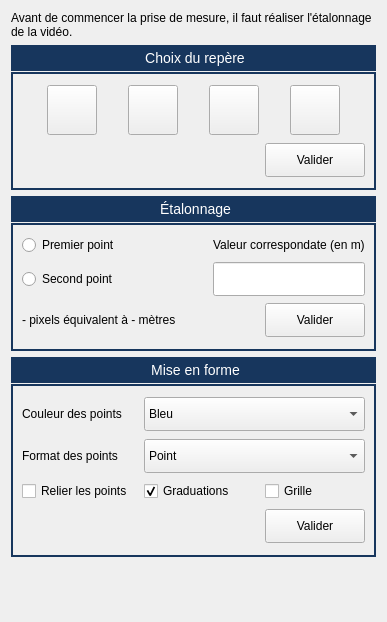
            <widget class="QWidget" name="scrollAreaWidgetContents_2">
             <property name="geometry">
              <rect>
               <x>0</x>
               <y>0</y>
               <width>387</width>
               <height>622</height>
              </rect>
             </property>
             <layout class="QVBoxLayout" name="verticalLayout_4">
              <item>
               <widget class="QLabel" name="label_3">
                <property name="sizePolicy">
                 <sizepolicy hsizetype="Expanding" vsizetype="Fixed">
                  <horstretch>0</horstretch>
                  <verstretch>0</verstretch>
                 </sizepolicy>
                </property>
                <property name="text">
                 <string>Avant de commencer la prise de mesure, il faut réaliser l'étalonnage de la vidéo.</string>
                </property>
                <property name="textFormat">
                 <enum>Qt::AutoText</enum>
                </property>
                <property name="scaledContents">
                 <bool>false</bool>
                </property>
                <property name="wordWrap">
                 <bool>true</bool>
                </property>
               </widget>
              </item>
              <item>
               <widget class="QGroupBox" name="repereBox">
                <property name="sizePolicy">
                 <sizepolicy hsizetype="Fixed" vsizetype="Fixed">
                  <horstretch>0</horstretch>
                  <verstretch>0</verstretch>
                 </sizepolicy>
                </property>
                <property name="minimumSize">
                 <size>
                  <width>365</width>
                  <height>145</height>
                 </size>
                </property>
                <property name="maximumSize">
                 <size>
                  <width>365</width>
                  <height>145</height>
                 </size>
                </property>
                <property name="styleSheet">
                 <string notr="true">QGroupBox {
    border: 2px solid gray;
    border-color: #FF17365D;
    margin-top: 27px;
    font-size: 14px;
    border-bottom-left-radius: 0px;
    border-bottom-right-radius: 0px;
}

QGroupBox::title {
    subcontrol-origin: margin;
    subcontrol-position: top center;
    border-top-left-radius: 0px;
    border-top-right-radius: 0px;
    padding: 5px 150px;
    background-color: #FF17365D;
    color: rgb(255, 255, 255);
}</string>
                </property>
                <property name="title">
                 <string>Choix du repère</string>
                </property>
                <layout class="QGridLayout" name="gridLayout_5">
                 <item row="1" column="1">
                  <widget class="QPushButton" name="repereButton">
                   <property name="sizePolicy">
                    <sizepolicy hsizetype="Fixed" vsizetype="Fixed">
                     <horstretch>0</horstretch>
                     <verstretch>0</verstretch>
                    </sizepolicy>
                   </property>
                   <property name="minimumSize">
                    <size>
                     <width>100</width>
                     <height>34</height>
                    </size>
                   </property>
                   <property name="text">
                    <string>Valider</string>
                   </property>
                  </widget>
                 </item>
                 <item row="1" column="0">
                  <spacer name="horizontalSpacer_2">
                   <property name="orientation">
                    <enum>Qt::Horizontal</enum>
                   </property>
                   <property name="sizeHint" stdset="0">
                    <size>
                     <width>40</width>
                     <height>20</height>
                    </size>
                   </property>
                  </spacer>
                 </item>
                 <item row="0" column="0" colspan="2">
                  <layout class="QHBoxLayout" name="horizontalLayout_2">
                   <item>
                    <widget class="QPushButton" name="axeButton_1">
                     <property name="sizePolicy">
                      <sizepolicy hsizetype="Fixed" vsizetype="Fixed">
                       <horstretch>0</horstretch>
                       <verstretch>0</verstretch>
                      </sizepolicy>
                     </property>
                     <property name="minimumSize">
                      <size>
                       <width>50</width>
                       <height>50</height>
                      </size>
                     </property>
                     <property name="text">
                      <string/>
                     </property>
                     <property name="iconSize">
                      <size>
                       <width>32</width>
                       <height>32</height>
                      </size>
                     </property>
                    </widget>
                   </item>
                   <item>
                    <widget class="QPushButton" name="axeButton_3">
                     <property name="sizePolicy">
                      <sizepolicy hsizetype="Fixed" vsizetype="Fixed">
                       <horstretch>0</horstretch>
                       <verstretch>0</verstretch>
                      </sizepolicy>
                     </property>
                     <property name="minimumSize">
                      <size>
                       <width>50</width>
                       <height>50</height>
                      </size>
                     </property>
                     <property name="text">
                      <string/>
                     </property>
                     <property name="iconSize">
                      <size>
                       <width>32</width>
                       <height>32</height>
                      </size>
                     </property>
                    </widget>
                   </item>
                   <item>
                    <widget class="QPushButton" name="axeButton_4">
                     <property name="sizePolicy">
                      <sizepolicy hsizetype="Fixed" vsizetype="Fixed">
                       <horstretch>0</horstretch>
                       <verstretch>0</verstretch>
                      </sizepolicy>
                     </property>
                     <property name="minimumSize">
                      <size>
                       <width>50</width>
                       <height>50</height>
                      </size>
                     </property>
                     <property name="text">
                      <string/>
                     </property>
                     <property name="iconSize">
                      <size>
                       <width>32</width>
                       <height>32</height>
                      </size>
                     </property>
                    </widget>
                   </item>
                   <item>
                    <widget class="QPushButton" name="axeButton_5">
                     <property name="sizePolicy">
                      <sizepolicy hsizetype="Fixed" vsizetype="Fixed">
                       <horstretch>0</horstretch>
                       <verstretch>0</verstretch>
                      </sizepolicy>
                     </property>
                     <property name="minimumSize">
                      <size>
                       <width>50</width>
                       <height>50</height>
                      </size>
                     </property>
                     <property name="text">
                      <string/>
                     </property>
                     <property name="iconSize">
                      <size>
                       <width>32</width>
                       <height>32</height>
                      </size>
                     </property>
                    </widget>
                   </item>
                  </layout>
                 </item>
                </layout>
               </widget>
              </item>
              <item>
               <widget class="QGroupBox" name="etalonBox">
                <property name="sizePolicy">
                 <sizepolicy hsizetype="Fixed" vsizetype="Fixed">
                  <horstretch>0</horstretch>
                  <verstretch>0</verstretch>
                 </sizepolicy>
                </property>
                <property name="minimumSize">
                 <size>
                  <width>365</width>
                  <height>155</height>
                 </size>
                </property>
                <property name="maximumSize">
                 <size>
                  <width>365</width>
                  <height>155</height>
                 </size>
                </property>
                <property name="styleSheet">
                 <string notr="true">QGroupBox {
    border: 2px solid gray;
    border-color: #FF17365D;
    margin-top: 27px;
    font-size: 14px;
    border-bottom-left-radius: 0px;
    border-bottom-right-radius: 0px;
}

QGroupBox::title {
    subcontrol-origin: margin;
    subcontrol-position: top center;
    border-top-left-radius: 0px;
    border-top-right-radius: 0px;
    padding: 5px 150px;
    background-color: #FF17365D;
    color: rgb(255, 255, 255);
}</string>
                </property>
                <property name="title">
                 <string>Étalonnage</string>
                </property>
                <layout class="QGridLayout" name="gridLayout_6">
                 <item row="0" column="2" colspan="2">
                  <widget class="QLabel" name="label_8">
                   <property name="text">
                    <string>Valeur correspondate (en m)</string>
                   </property>
                  </widget>
                 </item>
                 <item row="0" column="0">
                  <widget class="QRadioButton" name="firstPoint">
                   <property name="text">
                    <string>Premier point</string>
                   </property>
                   <attribute name="buttonGroup">
                    <string notr="true">buttonGroup</string>
                   </attribute>
                  </widget>
                 </item>
                 <item row="1" column="0">
                  <widget class="QRadioButton" name="secondPoint">
                   <property name="text">
                    <string>Second point</string>
                   </property>
                   <attribute name="buttonGroup">
                    <string notr="true">buttonGroup</string>
                   </attribute>
                  </widget>
                 </item>
                 <item row="5" column="0" colspan="3">
                  <widget class="QLabel" name="labelEtalon">
                   <property name="text">
                    <string>- pixels équivalent à - mètres</string>
                   </property>
                  </widget>
                 </item>
                 <item row="1" column="2" colspan="2">
                  <widget class="QLineEdit" name="valeurEtalon">
                   <property name="minimumSize">
                    <size>
                     <width>0</width>
                     <height>34</height>
                    </size>
                   </property>
                  </widget>
                 </item>
                 <item row="5" column="3">
                  <widget class="QPushButton" name="rulerButton">
                   <property name="sizePolicy">
                    <sizepolicy hsizetype="Fixed" vsizetype="Fixed">
                     <horstretch>0</horstretch>
                     <verstretch>0</verstretch>
                    </sizepolicy>
                   </property>
                   <property name="minimumSize">
                    <size>
                     <width>100</width>
                     <height>34</height>
                    </size>
                   </property>
                   <property name="text">
                    <string>Valider</string>
                   </property>
                  </widget>
                 </item>
                 <item row="0" column="1">
                  <spacer name="horizontalSpacer">
                   <property name="orientation">
                    <enum>Qt::Horizontal</enum>
                   </property>
                   <property name="sizeHint" stdset="0">
                    <size>
                     <width>40</width>
                     <height>20</height>
                    </size>
                   </property>
                  </spacer>
                 </item>
                </layout>
               </widget>
              </item>
              <item>
               <widget class="QGroupBox" name="styleBox">
                <property name="sizePolicy">
                 <sizepolicy hsizetype="Fixed" vsizetype="Fixed">
                  <horstretch>0</horstretch>
                  <verstretch>0</verstretch>
                 </sizepolicy>
                </property>
                <property name="minimumSize">
                 <size>
                  <width>365</width>
                  <height>200</height>
                 </size>
                </property>
                <property name="maximumSize">
                 <size>
                  <width>365</width>
                  <height>200</height>
                 </size>
                </property>
                <property name="styleSheet">
                 <string notr="true">QGroupBox {
    border: 2px solid gray;
    border-color: #FF17365D;
    margin-top: 27px;
    font-size: 14px;
    border-bottom-left-radius: 0px;
    border-bottom-right-radius: 0px;
}

QGroupBox::title {
    subcontrol-origin: margin;
    subcontrol-position: top center;
    border-top-left-radius: 0px;
    border-top-right-radius: 0px;
    padding: 5px 150px;
    background-color: #FF17365D;
    color: rgb(255, 255, 255);
}</string>
                </property>
                <property name="title">
                 <string>Mise en forme</string>
                </property>
                <property name="alignment">
                 <set>Qt::AlignLeading|Qt::AlignLeft|Qt::AlignTop</set>
                </property>
                <layout class="QGridLayout" name="gridLayout_7">
                 <item row="0" column="1" colspan="2">
                  <widget class="QComboBox" name="comboColor">
                   <property name="minimumSize">
                    <size>
                     <width>0</width>
                     <height>34</height>
                    </size>
                   </property>
                   <item>
                    <property name="text">
                     <string>Bleu</string>
                    </property>
                   </item>
                   <item>
                    <property name="text">
                     <string>Rouge</string>
                    </property>
                   </item>
                   <item>
                    <property name="text">
                     <string>Vert</string>
                    </property>
                   </item>
                   <item>
                    <property name="text">
                     <string>Cyan</string>
                    </property>
                   </item>
                   <item>
                    <property name="text">
                     <string>Magenta</string>
                    </property>
                   </item>
                   <item>
                    <property name="text">
                     <string>Jaune</string>
                    </property>
                   </item>
                   <item>
                    <property name="text">
                     <string>Blanc</string>
                    </property>
                   </item>
                   <item>
                    <property name="text">
                     <string>Noir</string>
                    </property>
                   </item>
                  </widget>
                 </item>
                 <item row="0" column="0">
                  <widget class="QLabel" name="label_4">
                   <property name="text">
                    <string>Couleur des points</string>
                   </property>
                  </widget>
                 </item>
                 <item row="3" column="1" colspan="2">
                  <widget class="QComboBox" name="comboFormat">
                   <property name="minimumSize">
                    <size>
                     <width>0</width>
                     <height>34</height>
                    </size>
                   </property>
                   <item>
                    <property name="text">
                     <string>Point</string>
                    </property>
                   </item>
                   <item>
                    <property name="text">
                     <string>Disque</string>
                    </property>
                   </item>
                   <item>
                    <property name="text">
                     <string>Croix</string>
                    </property>
                   </item>
                   <item>
                    <property name="text">
                     <string>Plus</string>
                    </property>
                   </item>
                   <item>
                    <property name="text">
                     <string>Carré</string>
                    </property>
                   </item>
                   <item>
                    <property name="text">
                     <string>Triangle</string>
                    </property>
                   </item>
                  </widget>
                 </item>
                 <item row="6" column="2">
                  <widget class="QPushButton" name="formeButton">
                   <property name="sizePolicy">
                    <sizepolicy hsizetype="Fixed" vsizetype="Fixed">
                     <horstretch>0</horstretch>
                     <verstretch>0</verstretch>
                    </sizepolicy>
                   </property>
                   <property name="minimumSize">
                    <size>
                     <width>100</width>
                     <height>34</height>
                    </size>
                   </property>
                   <property name="text">
                    <string>Valider</string>
                   </property>
                  </widget>
                 </item>
                 <item row="3" column="0">
                  <widget class="QLabel" name="label_6">
                   <property name="text">
                    <string>Format des points</string>
                   </property>
                  </widget>
                 </item>
                 <item row="4" column="1">
                  <widget class="QCheckBox" name="checkTicks">
                   <property name="text">
                    <string>Graduations</string>
                   </property>
                   <property name="checked">
                    <bool>true</bool>
                   </property>
                  </widget>
                 </item>
                 <item row="4" column="2">
                  <widget class="QCheckBox" name="checkGrid">
                   <property name="text">
                    <string>Grille</string>
                   </property>
                  </widget>
                 </item>
                 <item row="4" column="0">
                  <widget class="QCheckBox" name="checkLine">
                   <property name="text">
                    <string>Relier les points</string>
                   </property>
                  </widget>
                 </item>
                </layout>
               </widget>
              </item>
              <item>
               <spacer name="verticalSpacer_2">
                <property name="orientation">
                 <enum>Qt::Vertical</enum>
                </property>
                <property name="sizeHint" stdset="0">
                 <size>
                  <width>20</width>
                  <height>40</height>
                 </size>
                </property>
               </spacer>
              </item>
             </layout>
            </widget>
